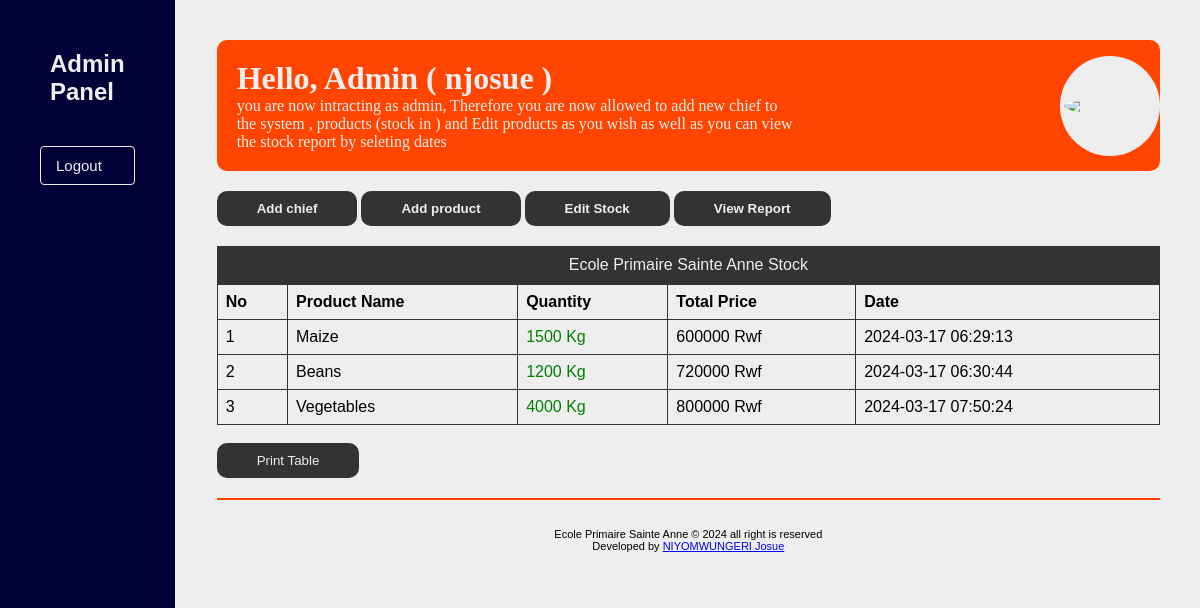
The page /home.php (signed in) on the database its author committed.
### tables this page shows
CREATE TABLE `add_items` (
  `item_id` int(255) NOT NULL,
  `item_name` varchar(255) NOT NULL,
  `quantity` int(255) NOT NULL,
  `price` int(255) NOT NULL,
  `totalPrice` int(255) NOT NULL,
  `date` varchar(200) NOT NULL DEFAULT current_timestamp()
);

### home.php (the view, shortened to what this page needs)
<?php
include 'connect.php';
$sql = "SELECT * FROM `add_items`";
$query = mysqli_query($conn,$sql);
if(isset($_SESSION['username']) && isset($_SESSION['profile'])){
    $adminName = $_SESSION['username'];
    $adminProfile = $_SESSION['profile'];
?>
<!DOCTYPE html>
<html lang="en">
<head>
</head>
<body>
    <div class="container">
        <div   class="asideProduct">
        <h2 style="color: #eee; font-family: arial; padding: 10px; ">Admin Panel</h2>
            <a href="logout.php">Logout</a>
        </div>
        <div class="mainContainer">
         <div style="display: flex;background-color: orangered;margin-bottom: 20px;gap: 20vw;align-items: center;border-radius: 10px;">
            <div style="padding: 20px;color: #eee;border-radius: 10px;width: 60%;">
            <h1>Hello, Admin ( <?php echo $adminName;?> )</h1>
            <p>you are now intracting as admin, Therefore you are now allowed to add new chief to the system , products (stock in ) and Edit products as you wish as well as you can view the stock report by seleting dates </p>
            </div>
            <div style="width: 100px;height: 100px;background-color: #eee;border-radius: 50%;display: flex;justify-content:center;align-items: center;">
              <?php echo '<img style="width: 100%;border-radius: 50%;border: 4px solid #eee;" src="./profile/'.$adminProfile.'">'; ?>
            </div>
         </div>
         <div>
            <button><a href="register.php" style="color: #eee;text-decoration: none;font-weight: bold;">Add chief</a></button>
            <button><a href="add.php" style="color: #eee;text-decoration: none;font-weight: bold;">Add product</a></button>
            <button><a href="edit.php" style="color: #eee;text-decoration: none;font-weight: bold;">Edit Stock</a></button>
            <button><a href="report.php" style="color: #eee;text-decoration: none;font-weight: bold;">View Report</a></button>
         </div>
        <table id="dataTable">
            <?php
                if($query){
                    if(mysqli_num_rows($query) > 0){
                        echo '
                        <caption>Ecole Primaire Sainte Anne Stock</caption>
                        <tr>
                            <th>No</th>
                            <th>Product Name</th>
                            <th>Quantity</th>
                            <th>Total Price</th>
                            <th>Date</th>
                        </tr>';
                        $i = 1;
                        while($row = mysqli_fetch_assoc($query)){
                             echo '
                             <tr>
                                 <td>'.$i.'</td>
                                 <td>'.$row['item_name'].'</td>
                                  ';
                                 if($row['quantity'] < 500){
                                     echo '<td style="color: red;">'.$row['quantity'].' '.'Kg</td>';
                                 }
                                 else{
                                     echo '<td style="color: green;">'.$row['quantity'].' '.'Kg</td>';
                                 }
                                 echo '
                                 <td>'.$row['totalPrice'].' Rwf</td>
                                 <td>'.$row['date'].'</td>
                             </tr>';
                        $i++;
                        }
                 }
              }
            ?>
        </table><br>
        <button onclick="printTable()">Print Table</button>
        <div style="border-top: 2px solid orangered;height: 5vh;padding: 20px;display: flex;flex-direction: column;justify-content: center;align-items: center;font-size: 11px;font-family: arial;">
         Ecole Primaire Sainte Anne &copy; 2024 all right is reserved <br>
         <p>
         Developed by <a href="info.php">NIYOMWUNGERI Josue</a>
         </p>
        </div>
        </div>
    </div>
</body>
</html>
<?php
}
else{
    header("location:index.php");
}
?>

### home.php (style rules this page uses)
.asideProduct { display: flex; flex-direction: column; background: white; width: 10%; padding: 40px; background-color: rgb(2, 2, 56); }
.container .asideProduct a { color: #eee; text-decoration: none; font-family: arial; font-size: 15px; margin-top: 30px; border: 1px solid #eee; padding: 10px 15px; border-radius: 4px; }
* { margin: 0; padding: 0; }
body { background-color: #eee; }
.container { display: flex; height: 100vh; gap: 2px; }
.container .asideProduct { display: flex; flex-direction: column; width: 10%; }
.container .mainContainer { padding: 40px; }
table { font-family: arial, sans-serif; border-collapse: collapse; width: 100%; }
td, th { border: 1px solid #333; text-align: left; padding: 8px; }
caption { background: #333; color: #eee; padding: 10px; }
button { background: #333; border: none; border-radius: 10px; color:#eee; padding: 10px 40px; margin-bottom: 20px; }

### rows shown on the page
add_items: item_name "Maize", quantity "1500", totalPrice "600000", date "2024-03-17 06:29:13"
add_items: item_name "Beans", quantity "1200", totalPrice "720000", date "2024-03-17 06:30:44"
add_items: item_name "Vegetables", quantity "4000", totalPrice "800000", date "2024-03-17 07:50:24"

### other values the page prints
$adminName "njosue"
